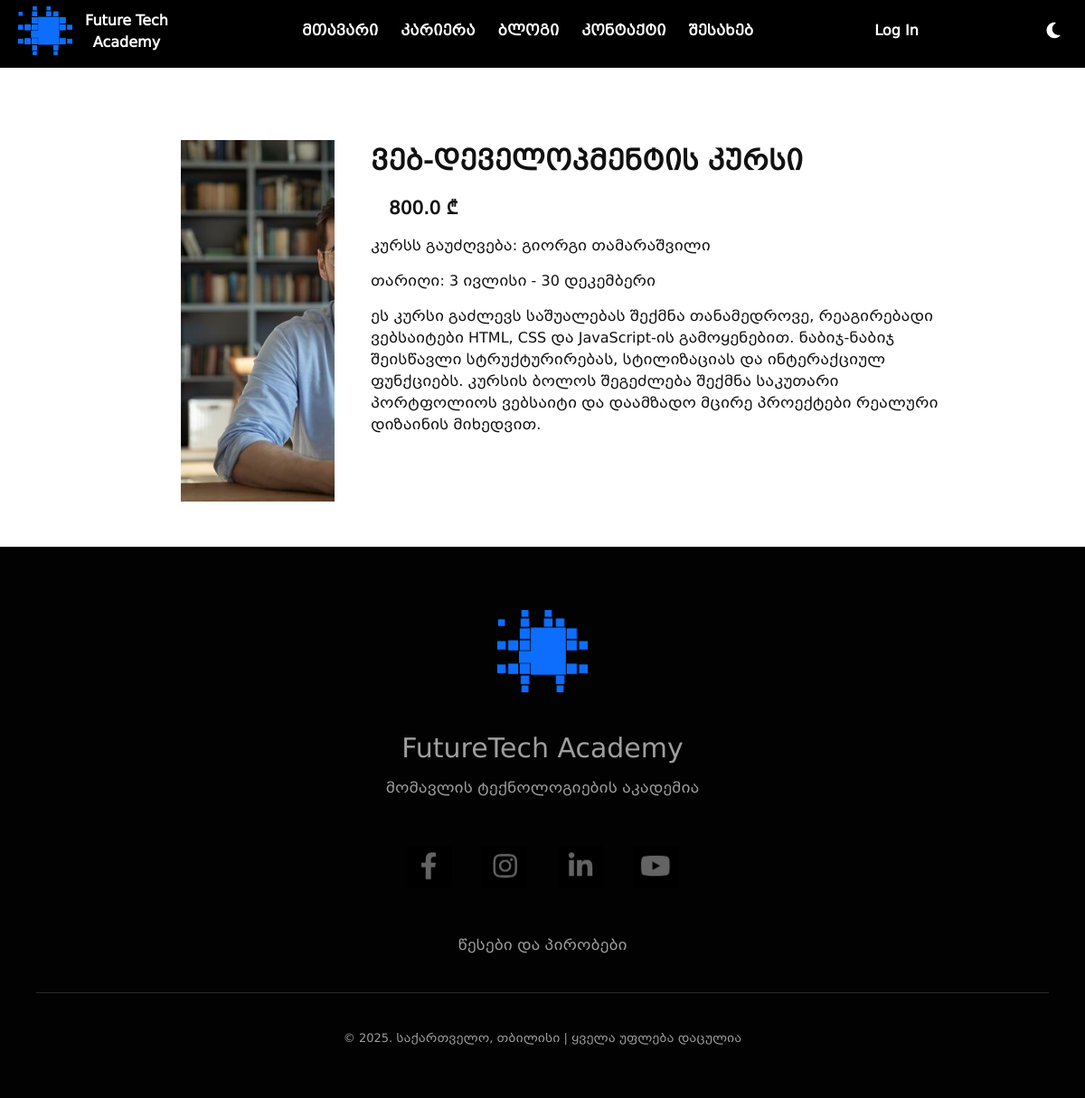
Page /view/2 on the committed database.
### src/models/course.py (models this page shows, shortened)
class Course(BaseModel):
    __tablename__ = "courses"
    id = db.Column(db.Integer, primary_key=True)
    name = db.Column(db.String(100))
    price = db.Column(db.Float)
    prof = db.Column(db.String(100))
    img = db.Column(db.String(300))
    description = db.Column(db.String(1000))
    date = db.Column(db.String(50))
    user_courses = db.relationship("UserCourse", back_populates="course")

### src/views/course/routes.py (the view)
@course_blueprint.route("/view/<int:courses_id>")
def view_course(courses_id):
    chosen_course = Course.query.get(courses_id)
    return render_template("course/view_course.html", course=chosen_course)

### src/templates/course/view_course.html (shortened to what this page needs)
{% extends "partials/base.html" %}
{% block content %}
<div class="header-div" style="display: block; background-color: black;"></div>
<div class="course-info">
    <div class="prof"><img src="/static/upload/{{ course.img }}" alt="Course Professor"></div>
    <div class="course-description">
        <div class="title">{{ course.name }}</div>
        <div class="price">{{ course.price }} ₾</div>
        <div class="prof-name">კურსს გაუძღვება: {{ course.prof }}</div>
        <div class="date">თარიღი: {{ course.date }}</div>
        <div class="course-information">{{ course.description }}</div>
    </div>
</div>
{% endblock %}

### src/static/styles/css/style.css (style rules this page uses)
body { background-color: #fff; color: #111; }
* { margin: 0; padding: 0; box-sizing: border-box; }
body { font-family: "BPG Mrgvlovani Caps"; text-align: center; }
.header-div { display: none; height: 75px; background-color: transparent; }
.course-info { display: flex; padding: 80px 160px 50px 200px; width: 100%; }
.course-info .prof { width: 400px; height: 400px; margin-right: 40px; overflow: hidden; }
.course-info .prof img { width: 400px; height: 400px; -o-object-fit: cover; object-fit: cover; }
.course-info .course-description { max-width: 630px; text-align: left; display: flex; flex-direction: column; gap: 15px; }
.course-info .course-description .title { font-size: 30px; font-weight: bold; }
.course-info .course-description .price { font-size: 20px; font-weight: bold; margin-left: 20px; }
.course-info .course-description .course-information, .course-info .course-description .prof-name, .course-info .course-description .date { font-family: "BPG Mrgvlovani"; }

### rows in the picture
Course: img (picture), name "ვებ-დეველოპმენტის კურსი", price "800.0", prof "გიორგი თამარაშვილი", date "3 ივლისი - 30 დეკემბერი", description "ეს კურსი გაძლევს საშუალებას შექმნა თანამედროვე, რეაგირებადი ვებსაიტები HTML, CSS და JavaScript-ის გამოყენებით. ნაბიჯ-ნაბიჯ შეისწავლი სტრუქტურირებას, სტილიზაციას და ინტერაქციულ ფუნქციებს. კურსის ბოლოს შეგეძლება შექმნა საკუთარი პორტფოლიოს ვებსაიტი და დაამზადო მცირე პროექტები რეალური დიზაინის მიხედვით."
